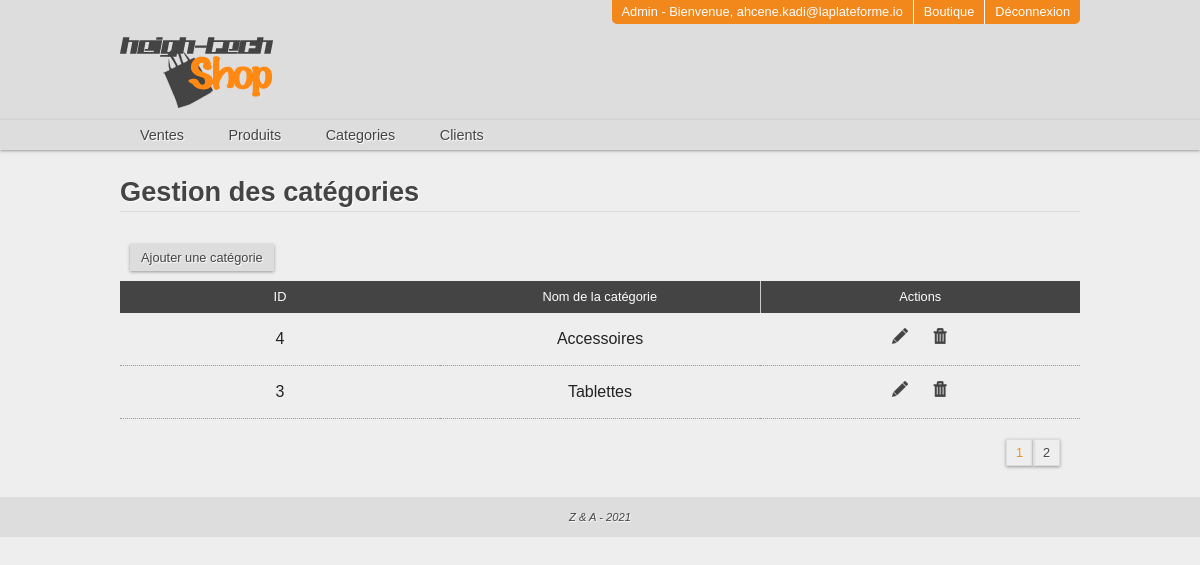
/admin/categories.php (signed in), run on the app's committed database.
### tables this page shows
CREATE TABLE `categories` (
  `id` int(11) NOT NULL,
  `name` varchar(255) NOT NULL
);

### Classes/Db.php (called while the page is built, shortened)
<?php
class Db{
	private $host=HOST;
	private $name=DBNAME;
	private $user=USER;
	private $pass=PWD;
	private $connexion;
	function __construct($host=null,$name=null,$user=null,$pass=null){
		try{
			$this->connexion = new PDO('mysql:host='.$this->host.';dbname='.$this->name,
				$this->user,$this->pass,array(
					1002 =>'SET NAMES UTF8',
					PDO::ATTR_ERRMODE => PDO::ERRMODE_WARNING
					));
			$this->connexion->exec('SET NAMES utf8');
		}catch (PDOException $e){
			echo $e->getMessage();
		}
	}
	public function query($sql , $data=array()){
		$req = $this->connexion->prepare($sql);
		$req->execute($data);
		return $req->fetchAll(PDO::FETCH_OBJ);
	}
}

### admin/includes/includes.php (called while the page is built, shortened)
<?php session_start();
require_once '../Classes/Db.php';
$DB = new Db();
 ?>

### admin/categories.php (the view, shortened to what this page needs)
<?php require 'includes/includes.php';
    $nb =$DB->query('SELECT count(*) as nbr FROM categories');
$perpage = 2;
$nbr_pages = ceil($nb[0]->nbr /$perpage);
if(isset($_GET['page'])){
  $page = intval($_GET['page']);
  if($page>$nbr_pages){
    $page = $nbr_pages;
  }
}else{
  $page =1;
}
$premierPage = ($page - 1)* $perpage;
 require 'includes/header.php'; ?>
    <h2>Gestion des catégories       </h2>
      <?php
          $cats =$DB->query('SELECT * FROM categories  ORDER By id
          DESC LIMIT '.$premierPage.','.$perpage.'');
       ?>
       <button><a href="addCat.php">Ajouter une catégorie</a></button>
    <table>
      <thead>
        <tr>
          <th>ID</th>
          <th>Nom de la catégorie</th>
          <th>Actions</th>
        </tr>
      </thead>
      <tbody>
        <?php foreach ($cats as $cat): ?>
          <tr>
            <td><?php echo $cat->id ?></td>
             <td><?php echo $cat->name ?></td>
                <td>
                  <a href="editCat.php?id=<?php echo $cat->id ?>" class="edit"></a>
                   <a href="delete.php?cat=<?php echo $cat->id ?>" class="del"></a>
                </td>
          </tr>
        <?php endforeach ?>
      </tbody>
    </table>
    <?php if($nbr_pages >1): ?>
      <div class="pagination">
        <ul>
        <?php
          for ($i=1; $i<= $nbr_pages; $i++){
            if($i == $page){
              echo '<li class="active"><a href="">'.$i.'</a></li>';
            }else{
              echo '<li><a href="categories.php?page='.$i.'">'.$i.'</a></li>';
            }
          }
         ?>
        </ul>
      </div>
      <?php endif ?>
<?php require 'includes/footer.php'; ?>

### css/style.css (style rules this page uses)
html { font-size: 100%; -webkit-text-size-adjust: 100%; -ms-text-size-adjust: 100%; }
html, button, input, select, textarea { font-family: sans-serif; color: #222; }
body { margin: 0; font-size: 1em; line-height: 1.4; }
a { color: #00e; }
ul, ol { margin: 1em 0; padding: 0 0 0 40px; }
button, input, select, textarea { font-size: 100%; margin: 0; vertical-align: baseline; *vertical-align: middle; }
button, input { line-height: normal; }
button, input[type="button"], input[type="reset"], input[type="submit"] { cursor: pointer; -webkit-appearance: button; *overflow: visible; }
table { border-collapse: collapse; border-spacing: 0; }
td { vertical-align: top; }

### css/main.css (style rules this page uses)
h2 { color: #444; font-size: 1.7em; text-shadow: 1px 1px 1px white; border-bottom: 1px solid #ddd; position: relative; }
button { border: none; background: #ddd; margin: 10px; -webkit-box-shadow: 0 1px 3px #999999; -moz-box-shadow: 0 1px 3px #999999; box-shadow: 0 1px 3px #999999; }
button a { color: #444!important; font-size: .8em; text-shadow: 1px 1px 1px white; text-decoration: none; display: block; padding: 5px; }
body { background-color: #EEE; }
table { width: 100%; }
table thead th { height: 30px; background: #444; color: #FFF; font-size: .8em; font-weight: normal; width: 10%; border-right: 1px solid #CCC; }
table thead th:first-child, table thead th:last-child { border: none; }
table tbody td { text-align: center; line-height: 50px; border-bottom: 1px dotted #999; }
table tbody td a { display: inline-block; width: 16px; height: 16px; margin: 0 10px; background: url(../img/sprite.png) 0 0 no-repeat; }
.edit { background-position: -16px 0px; }
.del ,.delete { background-position: 0 0; }
.pagination { text-align: right; }
.pagination ul { margin: 20px auto; margin-right: 20px; list-style: none; padding: 0; }
.pagination ul li { display: inline-block; width: 25px; height: 25px; border: 1px solid #ddd; text-align: center; -webkit-box-shadow: 0 1px 3px #999999; -moz-box-shadow: 0 1px 3px #999999; box-shadow: 0 1px 3px #999999; }
.pagination ul li a { display: block; text-decoration: none; line-height: 25px; color: #444!important; font-size: .8em; text-shadow: 1px 1px 1px white; }
.pagination ul li.active a { color: #f2871c!important; }

### data on the page
categories: id "4", name "Accessoires"
categories: id "3", name "Tablettes"

### other printed values
$_SESSION['user']['email'] "ahcene.kadi@laplateforme.io"
